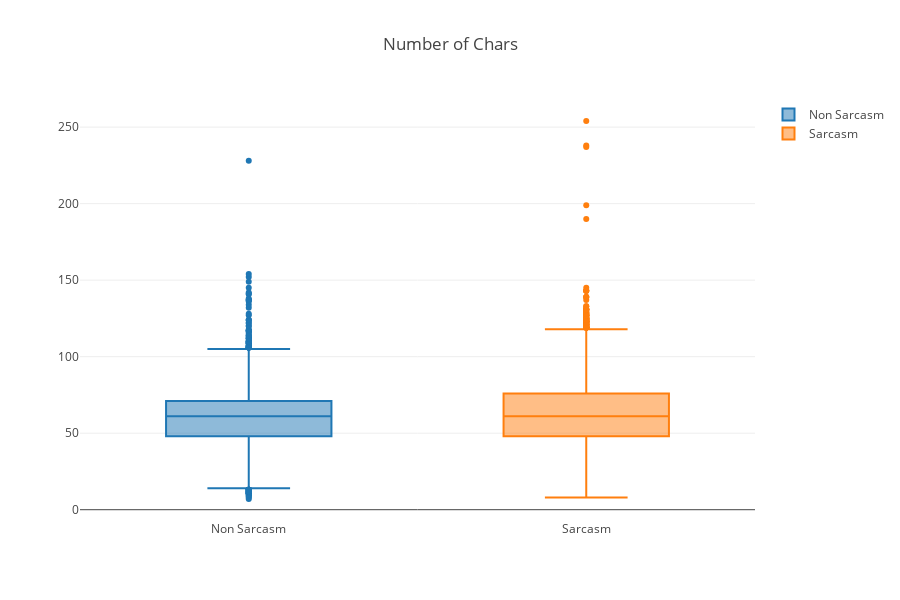

The code cell stored with this chart in its notebook:
### Code cell
trace0 = go.Box(y = df[df['is_sarcastic'] == 0]['num_chars'], name = 'Non Sarcasm')
trace1 = go.Box(y = df[df['is_sarcastic'] == 1]['num_chars'], name = 'Sarcasm')
data = [trace0, trace1]
layout = go.Layout(title = 'Number of Characters',
                   width = 900,
                   height = 600)
fig = go.Figure(data, layout)
pyo.offline.iplot(fig)

### Figure 1 — Plotly figure (JSON) as saved in the notebook; plotly's stock layout.template omitted (floating-point values rounded to 4 significant figures; data arrays with more than 128 entries replaced by an {"elided": "..."} marker saying what was removed)
{"data": [{"name": "Non Sarcasm", "type": "box", "uid": "dd39c16a-2e9a-4d6c-af36-d25e6f75137c", "y": {"elided": "14985 int values"}}, {"name": "Sarcasm", "type": "box", "uid": "0757873c-763f-44b1-aa85-a7a02eed6d5e", "y": {"elided": "11724 int values"}}], "layout": {"height": 600, "title": {"text": "Number of Chars"}, "width": 900}}
